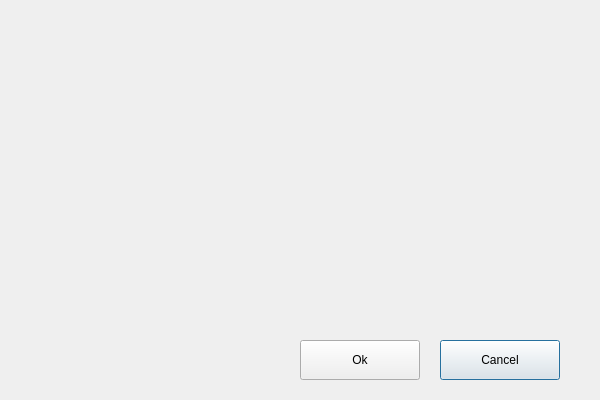
<?xml version="1.0" encoding="UTF-8"?>
<ui version="4.0">
 <class>HistEditDialog</class>
 <widget class="QDialog" name="HistEditDialog">
  <property name="geometry">
   <rect>
    <x>0</x>
    <y>0</y>
    <width>600</width>
    <height>400</height>
   </rect>
  </property>
  <property name="windowTitle">
   <string>HistEditDialog</string>
  </property>
  <widget class="QPushButton" name="pbCancel">
   <property name="geometry">
    <rect>
     <x>440</x>
     <y>340</y>
     <width>120</width>
     <height>40</height>
    </rect>
   </property>
   <property name="text">
    <string>Cancel</string>
   </property>
  </widget>
  <widget class="QPushButton" name="pbOk">
   <property name="geometry">
    <rect>
     <x>300</x>
     <y>340</y>
     <width>120</width>
     <height>40</height>
    </rect>
   </property>
   <property name="text">
    <string>Ok</string>
   </property>
  </widget>
 </widget>
 <layoutdefault spacing="6" margin="11"/>
 <resources/>
 <connections/>
</ui>
